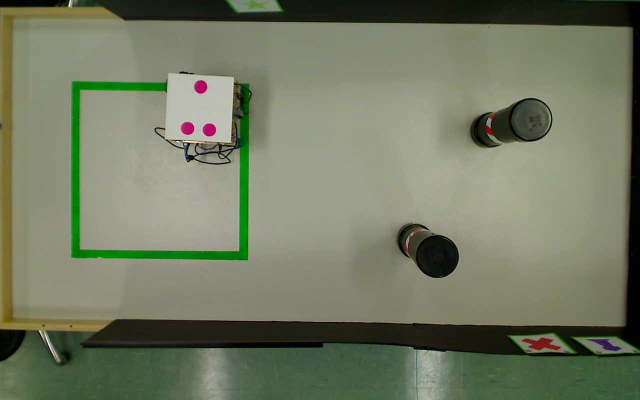
#> input picture data/images/robot_targets/image10.jpg, 1280 x 800 px (shown at 1/2 size); its folder holds only this picture in this run
$ python find_robot_position.py
#> lines starting #> are read from the running program, lines starting #| are printed output that depends on the picture; after the words box and inside, x2 and y2 are one past the last pixel; in counts of white or black regions, pixels touching at a corner belong together
#> further down, image is the input picture: shape (800, 1280, 3); mean B, G, R 98.7, 121.5, 115.2
import cv2
import glob

import math

import numpy as np


class RobotDetector:
    def detect_robot_position(self, image):
        image = self._preprocess(image)
        threshold = self._threshold_robot_makers(image)
#> in _threshold_robot_makers, `image = cv2.cvtColor(image, cv2.COLOR_BGR2HSV)`: image: shape (800, 1280, 3); mean H, S, V 37.7, 61.2, 122.7
#> in _threshold_robot_makers, `mask = cv2.inRange(image, lower_fuchia_hsv, higher_fuchia_hsv)`:
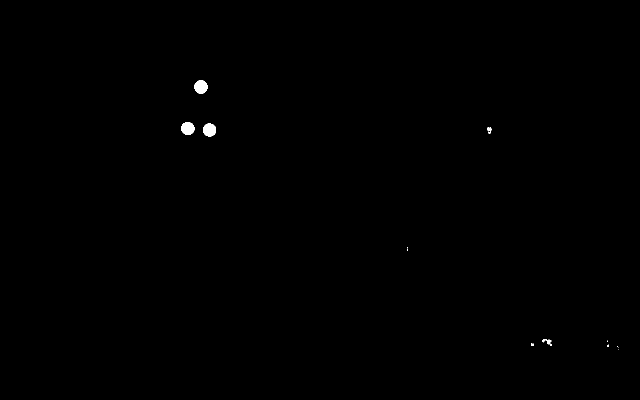
#> mask: shape (800, 1280) (shown at 1/2 size); 0.18% white; 13 white regions (7 under 20 px), largest, box (x1, y1, x2, y2) and area: (389, 161, 415, 187) 549, (362, 244, 389, 270) 546, (406, 247, 432, 273) 545, (1085, 678, 1104, 692) 102, (974, 254, 983, 268) 67, (1062, 687, 1068, 692) 21
#> in _threshold_robot_makers, `mask = cv2.morphologyEx(mask, cv2.MORPH_CLOSE, kernel=kernel)`: mask: shape (800, 1280); 0.19% white; 11 white regions (5 under 20 px), largest, box (x1, y1, x2, y2) and area: (389, 161, 415, 187) 549, (362, 244, 389, 270) 546, (406, 247, 432, 273) 545, (1085, 678, 1104, 692) 130, (974, 254, 983, 268) 81, (1062, 687, 1068, 692) 23
        circles = cv2.HoughCircles(threshold, cv2.HOUGH_GRADIENT, 2.0, 12, param1=50, param2=30, minRadius=5,
                                   maxRadius=30)
#> circles = [[401, 173, 13.4], [375, 257, 13.2], [419, 259, 13.4]]

        position = {}

        if circles is not None:
            circles = np.round(circles[0, :]).astype("int")
#> circles = [[401, 173, 13], [375, 257, 13], [419, 259, 13]]
            contours = np.array([x[0:2] for x in circles])
#> contours = [[401, 173], [375, 257], [419, 259]]
            (x, y), radius = cv2.minEnclosingCircle(contours)
#> x = 398.8; y = 218.3; radius = 45.4

            center_of_robot = [x, y]
#> center_of_robot = [398.8, 218.3]

            center = (int(x), int(y))
#> center = (398, 218)
            radius = int(radius)
#> radius = 45

            if len(circles) < 3:
                center_of_masses = []
                cnts = cv2.findContours(threshold, cv2.RETR_EXTERNAL, cv2.CHAIN_APPROX_SIMPLE)
                for contour in cnts[1]:
                    M = cv2.moments(contour)
                    try:
                        cX = int(M["m10"] / M["m00"])
                        cY = int(M["m01"] / M["m00"])
                        center = [cX, cY]
                        center_of_masses.append(center)
                    except ZeroDivisionError:
                        continue

                c = closest(center_of_masses, center_of_robot)

                contours = contours.tolist()
                contours.append(c[0])
                contours.append(c[1])
                contours.append(c[2])
                contours = np.array(contours)

                (r_x, r_y), r_r = cv2.minEnclosingCircle(contours)

                center = (int(r_x), int(r_y))
                radius = int(r_r)

            position = {"center": center, "radius": radius}
#> position = {'center': (398, 218), 'radius': 45}

        return position

    def _preprocess(self, image):
        image = cv2.medianBlur(image, ksize=5)
        return image

    def _threshold_robot_makers(self, image):
        image = cv2.cvtColor(image, cv2.COLOR_BGR2HSV)
        lower_fuchia_hsv = np.array([120, 90, 90])
        higher_fuchia_hsv = np.array([205, 255, 255])
        mask = cv2.inRange(image, lower_fuchia_hsv, higher_fuchia_hsv)
        kernel = cv2.getStructuringElement(cv2.MORPH_ELLIPSE, (7, 7))
        mask = cv2.morphologyEx(mask, cv2.MORPH_CLOSE, kernel=kernel)
        return mask


def closest(points, point):
    return sorted(points, key=lambda p: math.sqrt((p[0] - point[0]) ** 2 + (p[1] - point[1]) ** 2))


if __name__ == '__main__':
    robot_detector = RobotDetector()
    images = glob.glob('data/images/robot_targets/*.jpg')

    for filename in images:
        image = cv2.imread(filename)

        robot_position = robot_detector.detect_robot_position(image)
#> robot_position = {'center': (398, 218), 'radius': 45}
